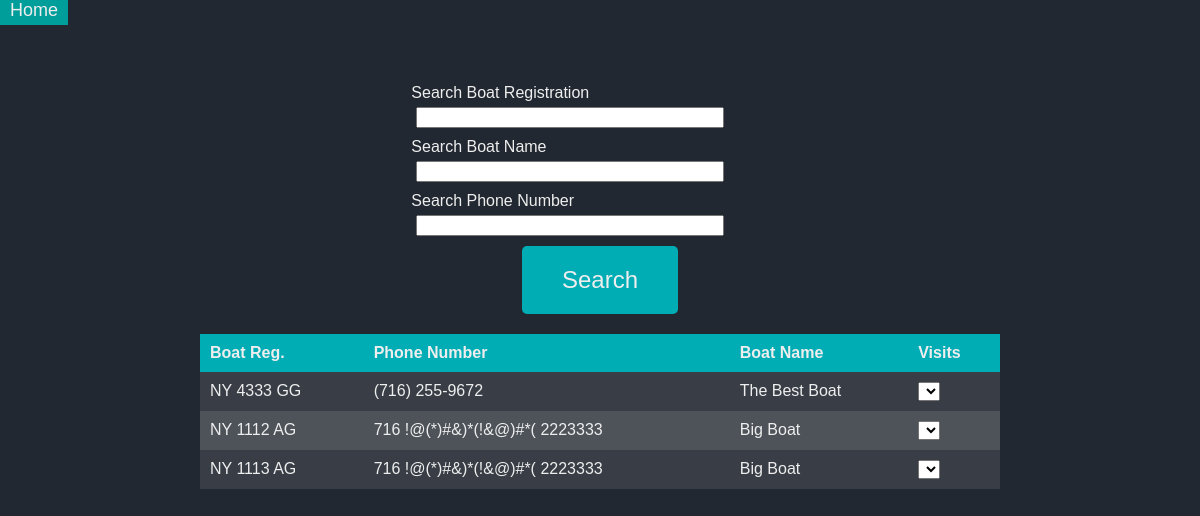
Page /search (signed in) on the committed database.
### website/models.py (models this page shows)
class Boat(db.Model):
    id = db.Column(db.Integer, primary_key=True)
    boat_reg = db.Column(db.String(150), unique=True)
    sanitized_boat_reg = db.Column(db.String(150), unique=True)
    boat_name = db.Column(db.String(150))
    sanitized_boat_name = db.Column(db.String(150))
    phone_number = db.Column(db.String(150))
    sanitized_phone_number = db.Column(db.String(150))
    owner_name = db.Column(db.String(150))
    sanitized_owner_name = db.Column(db.String(150))
    boat_size = db.Column(db.Integer)
    email = db.Column(db.String(150))
    zipcode = db.Column(db.String(150))
    visits = db.relationship('Visit')

### website/views.py (the view)
@views.route('/search', methods=['GET','POST'])
@login_required
def search():
    form = SearchForm()
    if form.validate_on_submit():
        if request.method == "POST":
            return searchBoatInDB('search.html', form)
    results = Boat.query.all()
    print(results)
    return render_template('search.html', form=form, boats=results)

### website/forms.py
class SearchForm(FlaskForm):
    boat_reg = StringField('Search Boat Registration')
    boat_name = StringField('Search Boat Name')
    phone_number = StringField('Search Phone Number')
    submit = SubmitField('Submit')

### website/__init__.py (called while the page is built)
def create_app():
    app = Flask(__name__)
    app.config['SECRET_KEY'] = SECRET_KEY
    app.config['SQLALCHEMY_DATABASE_URI'] = f'sqlite:///{DB_NAME}'
    csrf = CSRFProtect(app)
    db.init_app(app)
    from .views import views
    from .auth import auth
    app.register_blueprint(views)
    app.register_blueprint(auth)
    from .models import User
    create_database(app)
    login_manager = LoginManager()
    login_manager.login_view = 'auth.login'
    login_manager.init_app(app)
    @login_manager.user_loader
    def load_user(id):
        return User.query.get(int(id))
    return app

### website/templates/search.html (shortened to what this page needs)
{% extends "base.html" %}
{%block head%}<a href="{{ url_for('views.home') }}"id="home-btn">Home</a>{%endblock%}
{%block styles%}static/styles.css{%endblock%}
{% block content%}
  <div id="search-container">
    <form method="POST">
      <div class="form-group">
        {{ form.boat_reg.label }}
        {{ form.boat_reg(class="form-control") }}
      </div>
      <div class="form-group">
        {{ form.boat_name.label }}
        {{ form.boat_name(class="form-control") }}
      </div>
      <div class="form-group">
        {{ form.phone_number.label }}
        {{ form.phone_number(class="form-control") }}
      </div>
      <div id="button-container">
        <button type="submit" class="btn btn-primary" id="login-btn">Search</button>
      </div>
    </form>
  </div>
  <div id="table-container">
    <table id="search-results">
      <thead>
        <tr>
          <th>Boat Reg.</th>
          <th>Phone Number</th>
          <th>Boat Name</th>
          <th>Visits</th>
        </tr>
      </thead>
      <tbody>
        {% for boat in boats %}
        <tr>
          <td>{{ boat.boat_reg }}</td>
          <td>{{ boat.phone_number }}</td>
          <td>{{ boat.boat_name }}</td>
          <td>
            <select>
            </select>
          </td>
        </tr>
        {% endfor %}
      </tbody>
    </table>
  </div>
{%endblock%}

### website/templates/base.html (shortened to what this page needs)
<!DOCTYPE html>
<html lang="en">
<head>
  <link rel="stylesheet" href="{%block styles%}static/styles.css{%endblock%}">
  {%block head%}{%endblock%}
</head>
<body>
  <div id="content-container">
    <header>
    </header>
    <div class="container">{% block content %} {% endblock %}</div>
  </div>
</body>
</html>

### website/static/styles.css (style rules this page uses)
html, body { margin: 0; padding: 0; height: 100%; overflow: hidden; font-family: Arial, sans-serif; background-color: #222831; color: #eeeeee; }
header { display: flex; justify-content: flex-start; padding: 10px; }
#home-btn, #back-btn { font-size: 18px; background-color: #00adb5; color: #eeeeee; padding: 5px 10px; border: none; cursor: pointer; text-decoration: none; transition: background-color 0.3s ease, transform 0.3s ease; }
#search-container { display: flex; flex-direction: column; align-items: center; margin-bottom: 20px; }
input[type="text"] { margin: 5px; width: 100%; max-width: 300px; }
table { background-color: #393e46; border-collapse: collapse; width: 100%; max-width: 800px; margin: 0 auto; }
th, td { padding: 10px; text-align: left; }
th { background-color: #00adb5; }
tr:nth-child(even) { background-color: #4e535a; }
label { margin-top: 10px; }
input[type="text"] { margin-bottom: 10px; width: 100%; max-width: 300px; }
button { font-size: 18px; background-color: #00adb5; color: #eeeeee; padding: 5px 10px; border: none; cursor: pointer; }
#table-container { overflow-x: auto; max-height: calc(100% - 200px); margin: 0 auto; }
#button-container { display: flex; justify-content: center; align-items: center; height: 100%; }
#login-btn { font-size: 24px; text-align: center; background-color: #00adb5; color: #eeeeee; padding: 20px 40px; border: none; cursor: pointer; transition: background-color 0.3s ease, transform 0.3s ease; border-radius: 5px; }

### rows in the picture
Boat: boat_reg "NY 4333 GG", phone_number "(716) 255-9672", boat_name "The Best Boat"
Boat: boat_reg "NY 1112 AG", phone_number "716 !@(*)#&)*(!&@)#*( 2223333", boat_name "Big Boat"
Boat: boat_reg "NY 1113 AG", phone_number "716 !@(*)#&)*(!&@)#*( 2223333", boat_name "Big Boat"
